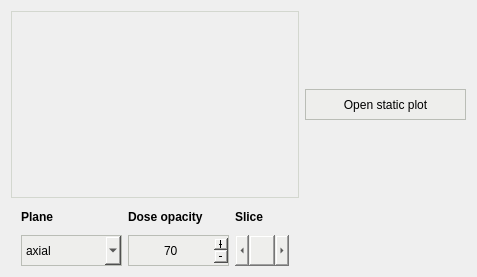
                <widget class="QWidget" name="image_widget">
                 <attribute name="title">
                  <string>CT/Dose image</string>
                 </attribute>
                 <layout class="QVBoxLayout" name="image_meta_layout">
                  <item>
                   <layout class="QGridLayout" name="image_layout">
                    <item row="0" column="0">
                     <widget class="QWidget" name="image_top_widget" native="true">
                      <property name="minimumSize">
                       <size>
                        <width>0</width>
                        <height>187</height>
                       </size>
                      </property>
                      <property name="styleSheet">
                       <string notr="true">border: 1px solid;
border-color: rgb(211, 215, 207);</string>
                      </property>
                      <layout class="QVBoxLayout" name="image_top_meta_layout">
                       <property name="spacing">
                        <number>0</number>
                       </property>
                       <property name="leftMargin">
                        <number>0</number>
                       </property>
                       <property name="topMargin">
                        <number>0</number>
                       </property>
                       <property name="rightMargin">
                        <number>0</number>
                       </property>
                       <property name="bottomMargin">
                        <number>0</number>
                       </property>
                       <item>
                        <layout class="QVBoxLayout" name="image_top_widget_layout"/>
                       </item>
                      </layout>
                     </widget>
                    </item>
                    <item row="1" column="0">
                     <layout class="QHBoxLayout" name="slice_options_layout">
                      <property name="leftMargin">
                       <number>10</number>
                      </property>
                      <property name="rightMargin">
                       <number>10</number>
                      </property>
                      <item>
                       <layout class="QVBoxLayout" name="plane_layout">
                        <item>
                         <widget class="QLabel" name="plane_label">
                          <property name="minimumSize">
                           <size>
                            <width>0</width>
                            <height>25</height>
                           </size>
                          </property>
                          <property name="maximumSize">
                           <size>
                            <width>16777215</width>
                            <height>25</height>
                           </size>
                          </property>
                          <property name="font">
                           <font>
                            <weight>75</weight>
                            <bold>true</bold>
                           </font>
                          </property>
                          <property name="styleSheet">
                           <string notr="true">border: 0px;</string>
                          </property>
                          <property name="text">
                           <string>Plane</string>
                          </property>
                         </widget>
                        </item>
                        <item>
                         <widget class="QComboBox" name="plane_cbox">
                          <property name="minimumSize">
                           <size>
                            <width>101</width>
                            <height>31</height>
                           </size>
                          </property>
                          <property name="maximumSize">
                           <size>
                            <width>16777215</width>
                            <height>31</height>
                           </size>
                          </property>
                          <property name="cursor">
                           <cursorShape>PointingHandCursor</cursorShape>
                          </property>
                          <property name="styleSheet">
                           <string notr="true">color: rgb(0, 0, 0);
background-color: rgb(238, 238, 236);
border: 1px solid;
border-color: rgb(186, 189, 182);</string>
                          </property>
                          <property name="currentText">
                           <string>axial</string>
                          </property>
                          <property name="currentIndex">
                           <number>0</number>
                          </property>
                          <item>
                           <property name="text">
                            <string>axial</string>
                           </property>
                          </item>
                          <item>
                           <property name="text">
                            <string>coronal</string>
                           </property>
                          </item>
                          <item>
                           <property name="text">
                            <string>sagittal</string>
                           </property>
                          </item>
                         </widget>
                        </item>
                       </layout>
                      </item>
                      <item>
                       <layout class="QVBoxLayout" name="opacity_layout">
                        <item>
                         <widget class="QLabel" name="opacity_label">
                          <property name="minimumSize">
                           <size>
                            <width>0</width>
                            <height>25</height>
                           </size>
                          </property>
                          <property name="maximumSize">
                           <size>
                            <width>16777215</width>
                            <height>25</height>
                           </size>
                          </property>
                          <property name="font">
                           <font>
                            <weight>75</weight>
                            <bold>true</bold>
                           </font>
                          </property>
                          <property name="styleSheet">
                           <string notr="true">border: 0px;</string>
                          </property>
                          <property name="text">
                           <string>Dose opacity</string>
                          </property>
                         </widget>
                        </item>
                        <item>
                         <widget class="QSpinBox" name="opacity_sbox">
                          <property name="minimumSize">
                           <size>
                            <width>101</width>
                            <height>31</height>
                           </size>
                          </property>
                          <property name="maximumSize">
                           <size>
                            <width>16777215</width>
                            <height>31</height>
                           </size>
                          </property>
                          <property name="cursor">
                           <cursorShape>IBeamCursor</cursorShape>
                          </property>
                          <property name="styleSheet">
                           <string notr="true">background-color: rgb(238, 238, 236);
border: 1px solid;
border-color: rgb(186, 189, 182);</string>
                          </property>
                          <property name="alignment">
                           <set>Qt::AlignCenter</set>
                          </property>
                          <property name="buttonSymbols">
                           <enum>QAbstractSpinBox::PlusMinus</enum>
                          </property>
                          <property name="maximum">
                           <number>100</number>
                          </property>
                          <property name="value">
                           <number>70</number>
                          </property>
                         </widget>
                        </item>
                       </layout>
                      </item>
                      <item>
                       <layout class="QVBoxLayout" name="slice_layout">
                        <item>
                         <layout class="QHBoxLayout" name="slice_label_layout">
                          <item>
                           <widget class="QLabel" name="slice_selection_label">
                            <property name="minimumSize">
                             <size>
                              <width>0</width>
                              <height>25</height>
                             </size>
                            </property>
                            <property name="maximumSize">
                             <size>
                              <width>16777215</width>
                              <height>25</height>
                             </size>
                            </property>
                            <property name="font">
                             <font>
                              <weight>75</weight>
                              <bold>true</bold>
                             </font>
                            </property>
                            <property name="styleSheet">
                             <string notr="true">border: 0px;</string>
                            </property>
                            <property name="text">
                             <string>Slice</string>
                            </property>
                           </widget>
                          </item>
                          <item>
                           <widget class="QLabel" name="slice_selection_pos">
                            <property name="minimumSize">
                             <size>
                              <width>0</width>
                              <height>25</height>
                             </size>
                            </property>
                            <property name="maximumSize">
                             <size>
                              <width>16777215</width>
                              <height>25</height>
                             </size>
                            </property>
                            <property name="font">
                             <font>
                              <weight>75</weight>
                              <bold>true</bold>
                             </font>
                            </property>
                            <property name="styleSheet">
                             <string notr="true">border: 0px;</string>
                            </property>
                            <property name="text">
                             <string/>
                            </property>
                            <property name="alignment">
                             <set>Qt::AlignRight|Qt::AlignTrailing|Qt::AlignVCenter</set>
                            </property>
                           </widget>
                          </item>
                         </layout>
                        </item>
                        <item>
                         <widget class="QScrollBar" name="slice_selection_sbar">
                          <property name="sizePolicy">
                           <sizepolicy hsizetype="MinimumExpanding" vsizetype="Fixed">
                            <horstretch>0</horstretch>
                            <verstretch>0</verstretch>
                           </sizepolicy>
                          </property>
                          <property name="minimumSize">
                           <size>
                            <width>0</width>
                            <height>31</height>
                           </size>
                          </property>
                          <property name="maximumSize">
                           <size>
                            <width>16777215</width>
                            <height>31</height>
                           </size>
                          </property>
                          <property name="styleSheet">
                           <string notr="true">color: rgb(0, 0, 0);
background-color: rgb(238, 238, 236);
border: 1px solid;
border-color: rgb(186, 189, 182);</string>
                          </property>
                          <property name="value">
                           <number>49</number>
                          </property>
                          <property name="orientation">
                           <enum>Qt::Horizontal</enum>
                          </property>
                         </widget>
                        </item>
                       </layout>
                      </item>
                     </layout>
                    </item>
                    <item row="0" column="1">
                     <layout class="QVBoxLayout" name="image_options_layout">
                      <item>
                       <spacer name="image_options_vspacer_top">
                        <property name="orientation">
                         <enum>Qt::Vertical</enum>
                        </property>
                        <property name="sizeHint" stdset="0">
                         <size>
                          <width>20</width>
                          <height>40</height>
                         </size>
                        </property>
                       </spacer>
                      </item>
                      <item>
                       <widget class="QPushButton" name="open_image_pbutton">
                        <property name="minimumSize">
                         <size>
                          <width>161</width>
                          <height>31</height>
                         </size>
                        </property>
                        <property name="maximumSize">
                         <size>
                          <width>161</width>
                          <height>31</height>
                         </size>
                        </property>
                        <property name="cursor">
                         <cursorShape>PointingHandCursor</cursorShape>
                        </property>
                        <property name="styleSheet">
                         <string notr="true">color: rgb(0, 0, 0);
background-color: rgb(238, 238, 236);
border: 1px solid;
border-color: rgb(186, 189, 182);</string>
                        </property>
                        <property name="text">
                         <string>Open static plot</string>
                        </property>
                       </widget>
                      </item>
                      <item>
                       <spacer name="image_options_vspacer_bottom">
                        <property name="orientation">
                         <enum>Qt::Vertical</enum>
                        </property>
                        <property name="sizeHint" stdset="0">
                         <size>
                          <width>20</width>
                          <height>40</height>
                         </size>
                        </property>
                       </spacer>
                      </item>
                     </layout>
                    </item>
                   </layout>
                  </item>
                 </layout>
                </widget>
